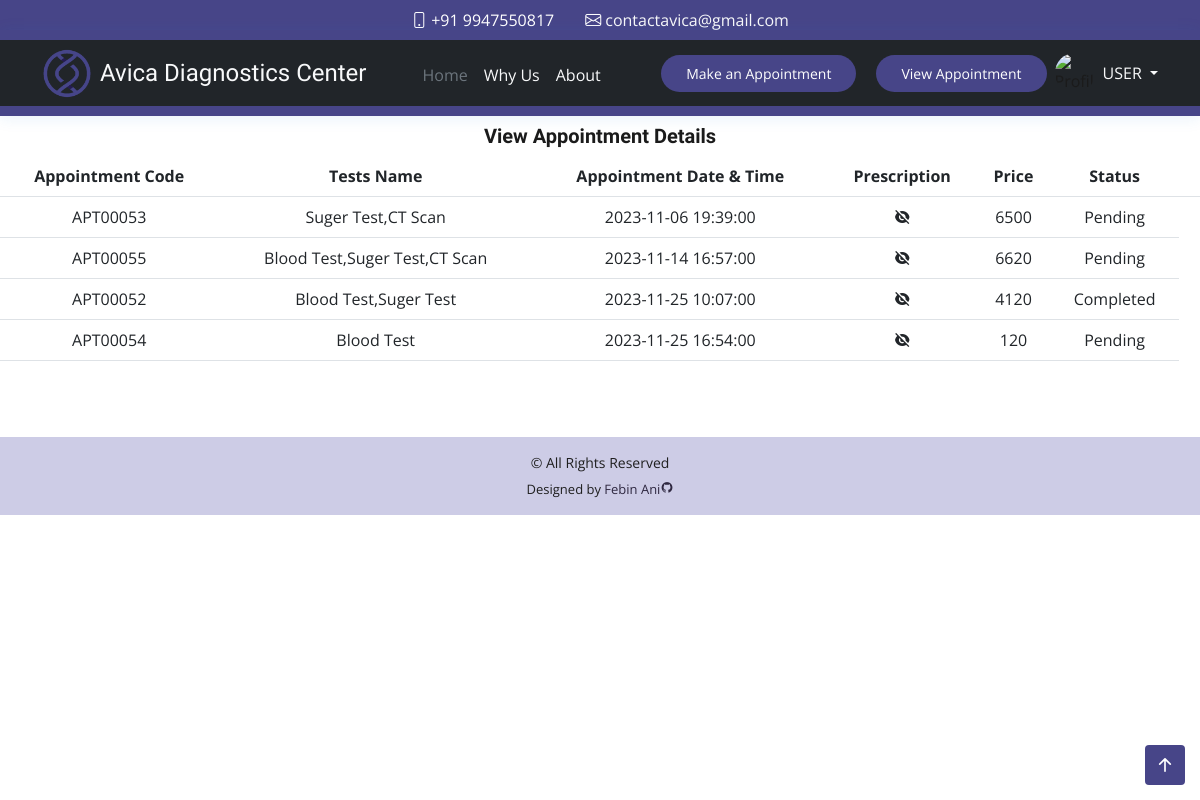
The page /viewappointmenttest.php (signed in) on the database its author committed.
### tables this page shows
CREATE TABLE `tb_appointment_list` (
  `apt_id` int(10) NOT NULL,
  `code` varchar(100) NOT NULL,
  `user_id` int(10) NOT NULL,
  `schedule` datetime NOT NULL,
  `pres` varchar(150) NOT NULL,
  `price` int(10) NOT NULL,
  `status` int(50) NOT NULL,
  `date_created` datetime NOT NULL,
  `date_updated` datetime DEFAULT NULL
);

### viewappointmenttest.php (the view, shortened to what this page needs)
<?php
  include('constant/securityhome.php');
  include('constant/topbar.php');
  include('constant/header.php');
?>
  <section class="section">
    <div class="row">
        <div class="col-lg-12 mt-5">
        <h1 class="text-center fs-5 mt-3 fw-bold">View Appointment Details</h1>
        <table class="table">
        <thead>
            <tr class="text-center ">
            <th scope="col">Appointment Code</th>
            <th scope="col">Tests Name</th>
            <th scope="col">Appointment Date & Time</th>
            <th scope="col">Prescription</th>
            <th scope="col">Price</th>
            <th scope="col">Status</th>
            <th scope="col"></th>
            </tr>
        </thead>
        <tbody>
        <?php
          $id = $_SESSION['id'];
          $sql = "SELECT
                      al.*,
                      GROUP_CONCAT(DISTINCT t.test_name ORDER BY t.test_id) AS test_names
                  FROM
                      tb_appointment_list AS al
                  LEFT JOIN
                      tb_appointment AS a ON al.code = a.apt_code
                  LEFT JOIN
                      tb_test AS t ON a.test_id = t.test_id
                  WHERE
                      al.user_id = $id
                  GROUP BY al.code
                  ORDER BY al.schedule";
          $result = $conn->query($sql);
          if ($result->num_rows > 0) {
            while ($row = $result->fetch_assoc()) {
              echo '<tr class="text-center">';
              echo '<td>' . $row["code"] . '</td>';
              echo '<td>' . $row["test_names"] . '</td>';
              echo '<td>' . $row["schedule"] . '</td>';
              echo "<td>" ?>
              <?php
              $pres=$row["pres"];
              if($pres!==""){
              ?>
                <a class="d-flex justify-content-center link-dark" href=<?php echo "assets/upload/".$row["pres"]; ?> >  <i class="ri-eye-fill"></i></a>
              <?php
              } else {
              ?>
                <i  class="ri-eye-off-fill d-flex justify-content-center "></i>
              <?php
              }
              echo '<td>' . $row["price"] . '</td>';
              echo "<td>" ?>
              <?php
              $status=$row['status'];
              if($status==0){
              ?>
                Pending
              <?php
              } elseif($status==1) {
              ?>
                Approved
              <?php
              } else {
              ?>
                Completed
              <?php
              }
              echo "</tr>";
            }
          }
          ?>
        </tbody>
      </table>
      </div>
    </div>
  </section>
<?php
include('constant/footer.php');
?>

### assets/css/style.css (style rules this page uses)
body { font-family: "Open Sans", sans-serif; color: #1b1b1b; }
h1, h2, h3, h4, h5, h6 { font-family: "Raleway", sans-serif; }
section { padding: 60px 0; overflow: hidden; }

### rows shown on the page
tb_appointment_list: code "APT00053", test_names "Suger Test,CT Scan", schedule "2023-11-06 19:39:00", price "6500", status "Pending"
tb_appointment_list: code "APT00055", test_names "Blood Test,Suger Test,CT Scan", schedule "2023-11-14 16:57:00", price "6620", status "Pending"
tb_appointment_list: code "APT00052", test_names "Blood Test,Suger Test", schedule "2023-11-25 10:07:00", price "4120", status "Completed"
tb_appointment_list: code "APT00054", test_names "Blood Test", schedule "2023-11-25 16:54:00", price "120", status "Pending"

### other values the page prints
$_SESSION['usertype'] "USER"
